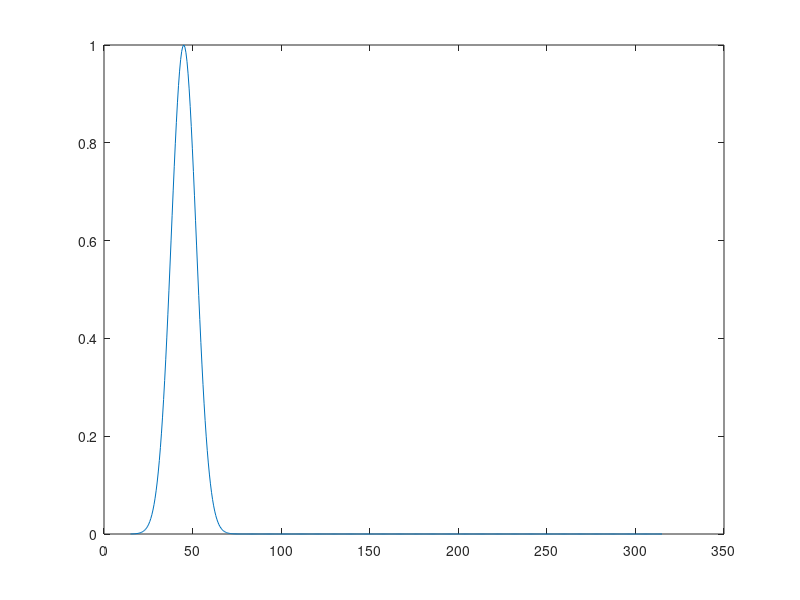

MATLAB code to generate this figure: (Note: this script raises an error after producing the figure.)
%function [r, u] = pders 
% main pde
clear all;
close all;

r0 = 15; % mum
vl = 1e6; % from mol to mum
a = 0.5; %0.3; % mol.mum^-2 h^-1       %% need a larger a to have bimodal
b = 0.27; % mol.mum^-2 h^-1
B = 125;  % mol.h^-1
ra = 200; % mum
na = 3; % hill radius
kl = 0.01; %  mol
KL = 0.1; % mol

tg0 = 3; % initial external lipid (in mol)

% pas en r + r max
nx = 500;
r_max = 300; % mum
dx = r_max/(nx-1);
r = r0 + (dx * (1:nx)-dx);

% diffusion parameter
D = 50*1e3; %% needed to be large : units? not sure it make sens

% initial density of cells : gaussian
mu = 45.0;
si = 0.01;

u0 = exp(-(r-mu).^2 * si);
u = u0; % density vector

% boundary conditions
u(1) = 0; 
u(end) = 0;

% volumes
v = 4 / 3 * pi * (r + r0).^3;
v0 = 4 / 3 * pi * r0^3;
Ltotal = tg0 + sum( v.*u)/sum(u) / vl; % total lipid intra+extra cellular (in mol)

L = tg0; %% variable extra cellular lipid (in mol)

tmax = 100000;
Ls = zeros(tmax,3); %time, store external lipid, lipid in cell 

t =  0.0;

figure()

plot(r,u0)

for(K = 1: tmax)
%norm(u_old(:) - u(:))/norm(u(:))
    u_old(:) = u(:);
    
    [lg, lp] = drr1(r,v0,L, a,ra,na,b,kl,vl, KL, B); % compute velocity at current L for all l and r
    
    dp = vl*(lg-lp);%
    mdp = max(0, dp);
    idp = min(0, dp);
  
    dt = 0.4*dx*dx/(max(abs(dp))*dx + D); % cfl for realtime dt adjustment : not sur 0.2 is needed
    br = D*dt/(dx*dx);
    
    % start of the pde scheme
    Flux=mdp.*u ; % compute right (c>0) flux
    
    Flux(1:nx-1)=Flux(1:nx-1)+idp(1:nx-1).*u(2:nx); % add left (c<0) flux
    Flux(1:nx-1)=Flux(1:nx-1)-(D/dx)*(u(2:nx) - u(1:nx-1)); %% diffusion part
    
    Flux(nx)=0; % no flux at boundary
    Flux(1)=0; % no flux at boundary 
    
    % we can also test 
    %Flux(1) = 100;
    %Flux(1) = 100*L;
    
    %u(2:nx-1)=u(2:nx-1)-(dt/dx)*(Flux(2:nx-1)-Flux(1:nx-2)) + 0.5*br*(u(1:nx-2)+u(3:nx)-2*u(2:nx-1)); % update density  
    u(2:nx-1)=u(2:nx-1)-(dt/dx)*(Flux(2:nx-1)-Flux(1:nx-2)); % update density
 
    % since they are never updated u(1) = u(nx) = 0
   
    L = Ltotal - sum(v.*u)/sum(u)/ vl; % update external lipid content
    if L <0
        L=0;
    end
    
    t = t+dt; % update time
    Ls(K,:) = [t, L, sum(v.*u)/sum(u)/ vl]; % store lipid + cell lipid
    
    %test les zeros :
    if(mod(K, 1000) == 0)
        g = @(r) A1(r,a, ra, KL, B, b, kl, v0, vl, na, L);
        data = [];  
        for rr=r0:r_max
            data = [data; fzero(g, rr)];
        end;
        %unique(data)
        plot(r,u)
        drawnow
    end
    
    %plot(r,u,r,u0); drawnow
% plot result
end
Tmax = t
norm(u_old(:) - u(:))/norm(u(:))

plot(r,u,r,u0)
figure(2);plot(Ls(:,1), Ls(:,2), 'r', Ls(:,1), Ls(:,3),'b');% lipid evolution


%% calcul integral rmin to rmax of drr1
Lfin = Ls(end,2);
mass = integral( @(x) exp(-(x-mu).^2 * si), r0, r_max )
Tau_r = @(x) A1(x,a,ra, KL, B, b, kl, v0, vl, na, Lfin);

equi = zeros(size(r));
for i=1:length(r)
    equi(i) = exp(1/D * integral(Tau_r,r0,r(i)) );
end

int_equi = sum(equi) - 0.5*(equi(1)+equi(end));
C = 1. ; %mass / int_equi; 

figure(3);
plot(r, u, r, C*equi);
